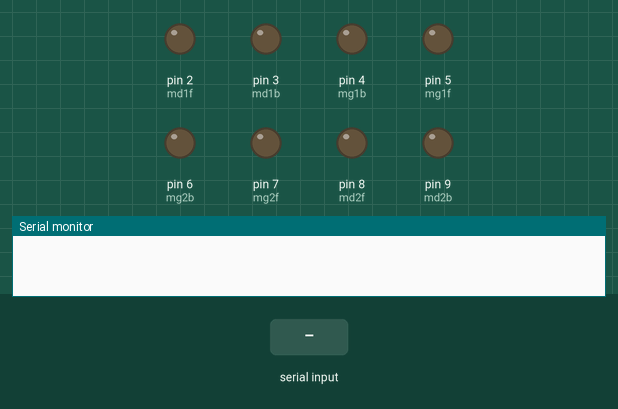
Simulated run of this sketch. Board: Arduino Mega 2560, built with avr-gcc and run on an emulated ATmega2560. On the bench: output pins drawn as LEDs (lit = HIGH), the last lines printed to the serial monitor. The inputs (shaded band) are chosen by the test bench.

Above: at 1.2 s.
1.3 s: "1\n" received over the second serial link
At 2.3 s:
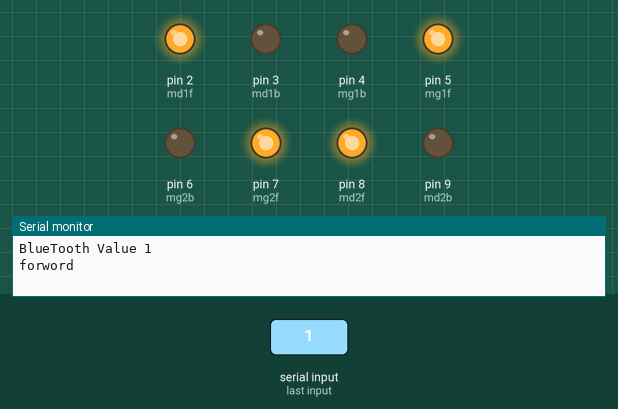
2.8 s: "2\n" received over the second serial link
At 3.4 s:
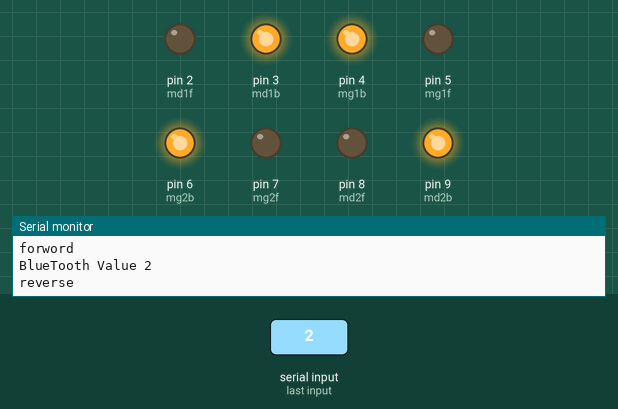
4.3 s: "5\n" received over the second serial link
At 4.6 s:
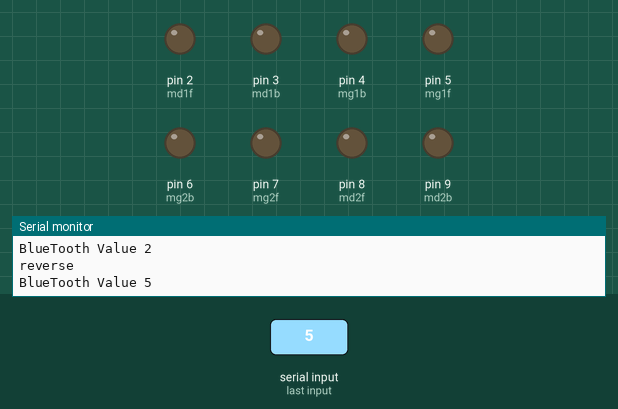
Timing chart, 0 to 7.3 s (numbered marks = the images above; inputs shaded):
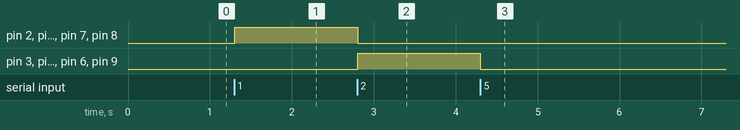

The sketch:

tout_terrain.ino
```cpp
//moteur droite
//1:avant
int md1f=2;
int md1b=3;
//2:arrière
int md2f=8;
int md2b=9;


//moteur gauche
//1:avant
int mg1b=4;
int mg1f=5;
//2:arrière
int mg2f=7;
int mg2b=6;

//****************************************************************************************************
// Setup Drive Motors using the Adafruit Motor Controller version 1.0 Library

int mtr_Spd = 250;                                        // set the speed of the motors

//*****************************************************************************************************
// Bluetooth Variables & Setup

String str;                                               // raw string received from android to arduino
int blueToothVal;                                         // stores the last value sent over via bluetooth

//*****************************************************************************************************

void setup()
{
  Serial.begin(115200);                                  // Serial 0 is for communication with the serial monitor
  Serial1.begin(9600);                                   // Serial 1 is for Bluetooth communication - DO NOT MODIFY

  pinMode(md1f,OUTPUT);
  pinMode(md1b,OUTPUT);
  pinMode(md2f,OUTPUT);
  pinMode(md2b,OUTPUT);

  pinMode(mg1f,OUTPUT);
  pinMode(mg1b,OUTPUT);
  pinMode(mg2f,OUTPUT);
  pinMode(mg2b,OUTPUT);

}

//*****************************************************************************************************
// Main Loop

void loop()
{
  bluetooth();                                          // Run the Bluetooth procedure to see if there is any data being sent via BT
}


//*****************************************************************************************************
// This procedure reads the serial port - Serial1 - for bluetooth commands being sent from the Android device

void bluetooth()
{
 while (Serial1.available())                             // Read bluetooth commands over Serial1 // Warning: If an error with Serial1 occurs, make sure Arduino Mega 2560 is Selected
 {
  {
      str = Serial1.readStringUntil('\n');               // str is the temporary variable for storing the last sring sent over bluetooth from Android device
      //Serial.print(str);
  }

    blueToothVal = (str.toInt());                        //  convert the string 'str' into an integer and assign it to blueToothVal
    Serial.print("BlueTooth Value ");
    Serial.println(blueToothVal);


// Bluetooth Section
// *********************************************************************************************************

 switch (blueToothVal)
 {
      case 1:
        Serial1.println("Forward");
        Forward();
        break;

      case 2:
        Serial1.println("Reverse");
        Reverse();
        break;

      case 3:
        Serial1.println("Left");
        LeftTurn();
        Stop();
        break;

      case 4:
        Serial1.println("Right");
        RightTurn();
        Stop();
        break;

      case 5:
        Serial1.println("Stop");
        Stop();
        break;

 }                                                              // end of switch case

 }                                                              // end of while loop Serial1 read

                                                                // if no data from Bluetooth
   if (Serial1.available() < 0)
    {
     Serial1.println("No Bluetooth Data ");
    }

}


// Motor Control Section
// **********************************************************************************************************************************************************************

void Forward()
{
  Serial.println("forword");
//moteur droit
//1
digitalWrite(md1b,LOW );
digitalWrite(md1f, HIGH);
//2
digitalWrite(md2b,LOW );
digitalWrite(md2f, HIGH);

//moteur gauche
//1
digitalWrite(mg1b, LOW);
digitalWrite(mg1f, HIGH);
//2
digitalWrite(mg2b, LOW);
digitalWrite(mg2f, HIGH);

}

// **********************************************************************************************************************************************************************

void Reverse()
{
  Serial.println("reverse");
 //moteur droit
  //1
digitalWrite(md1b,HIGH );
digitalWrite(md1f, LOW);
//2
digitalWrite(md2b,HIGH );
digitalWrite(md2f, LOW);

//moteur gauche
//1
digitalWrite(mg1b, HIGH);
digitalWrite(mg1f, LOW);
//2
digitalWrite(mg2b, HIGH);
digitalWrite(mg2f, LOW);

}

// **********************************************************************************************************************************************************************


void LeftTurn()
{
Serial.println("Left");
//moteur droit

//1
digitalWrite(md1b,LOW );
digitalWrite(md1f, HIGH);
//2
digitalWrite(md2b,LOW );
digitalWrite(md2f, HIGH);

//moteur gauche

//1
digitalWrite(mg1b, HIGH);
digitalWrite(mg1f, LOW);
//2
digitalWrite(mg2b, HIGH);
digitalWrite(mg2f, LOW);

}


// **********************************************************************************************************************************************************************

void RightTurn()
{
Serial.println("Right");
//moteur droit
//1
digitalWrite(md1b,HIGH );
digitalWrite(md1f, LOW);
//2
digitalWrite(md2b,HIGH );
digitalWrite(md2f, LOW);

//moteur gauche
//1
digitalWrite(mg1b, LOW);
digitalWrite(mg1f, HIGH);
//2
digitalWrite(mg2b, LOW);
digitalWrite(mg2f, HIGH);
}


// **********************************************************************************************************************************************************************

void Stop()
{

  //moteur droit
  //1
digitalWrite(md1b,LOW );
digitalWrite(md1f, LOW);
//2
digitalWrite(md2b,LOW );
digitalWrite(md2f, LOW);

//moteur gauche
//1
digitalWrite(mg1b, LOW);
digitalWrite(mg1f, LOW);
//2
digitalWrite(mg2b, LOW);
digitalWrite(mg2f, LOW);
}
```

Measured:
- after the input at 1.3 s, pin 2 (md1f), pin 5 (mg1f), pin 7 (mg2f), pin 8 (md2f): LOW → HIGH at once
- after the input at 2.8 s, pin 2 (md1f), pin 5 (mg1f), pin 7 (mg2f), pin 8 (md2f): HIGH → LOW at once; pin 3 (md1b), pin 4 (mg1b), pin 6 (mg2b), pin 9 (md2b): LOW → HIGH at once
- after the input at 4.3 s, pin 3 (md1b), pin 4 (mg1b), pin 6 (mg2b), pin 9 (md2b): HIGH → LOW at once
